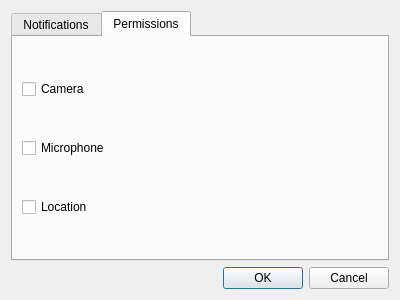
<?xml version="1.0" encoding="UTF-8"?>
<ui version="4.0">
 <class>PreferencesDialog</class>
 <widget class="QDialog" name="PreferencesDialog">
  <property name="geometry">
   <rect>
    <x>0</x>
    <y>0</y>
    <width>400</width>
    <height>300</height>
   </rect>
  </property>
  <property name="windowTitle">
   <string>Preferences</string>
  </property>
  <property name="modal">
   <bool>true</bool>
  </property>
  <layout class="QGridLayout" name="gridLayout">
   <item row="0" column="0">
    <widget class="QTabWidget" name="tabWidget">
     <property name="currentIndex">
      <number>1</number>
     </property>
     <widget class="QWidget" name="tab">
      <attribute name="title">
       <string>Notifications</string>
      </attribute>
      <layout class="QGridLayout" name="gridLayout_2">
       <item row="0" column="0">
        <widget class="QRadioButton" name="radioButton">
         <property name="text">
          <string>Native Notifications</string>
         </property>
         <attribute name="buttonGroup">
          <string notr="true">notificationButtonGroup</string>
         </attribute>
        </widget>
       </item>
       <item row="1" column="0">
        <widget class="QRadioButton" name="radioButton_2">
         <property name="text">
          <string>Tray Notifications</string>
         </property>
         <attribute name="buttonGroup">
          <string notr="true">notificationButtonGroup</string>
         </attribute>
        </widget>
       </item>
       <item row="2" column="0">
        <widget class="QRadioButton" name="radioButton_3">
         <property name="text">
          <string>Disable Notifications</string>
         </property>
         <attribute name="buttonGroup">
          <string notr="true">notificationButtonGroup</string>
         </attribute>
        </widget>
       </item>
      </layout>
     </widget>
     <widget class="QWidget" name="tab_2">
      <attribute name="title">
       <string>Permissions</string>
      </attribute>
      <layout class="QGridLayout" name="gridLayout_3">
       <item row="0" column="0">
        <widget class="QCheckBox" name="cameraCheckBox">
         <property name="text">
          <string>Camera</string>
         </property>
        </widget>
       </item>
       <item row="1" column="0">
        <widget class="QCheckBox" name="micCheckBox">
         <property name="text">
          <string>Microphone</string>
         </property>
        </widget>
       </item>
       <item row="2" column="0">
        <widget class="QCheckBox" name="locationCheckBox">
         <property name="text">
          <string>Location</string>
         </property>
        </widget>
       </item>
      </layout>
     </widget>
    </widget>
   </item>
   <item row="1" column="0">
    <widget class="QDialogButtonBox" name="buttonBox">
     <property name="orientation">
      <enum>Qt::Horizontal</enum>
     </property>
     <property name="standardButtons">
      <set>QDialogButtonBox::Cancel|QDialogButtonBox::Ok</set>
     </property>
    </widget>
   </item>
  </layout>
 </widget>
 <resources/>
 <connections>
  <connection>
   <sender>buttonBox</sender>
   <signal>accepted()</signal>
   <receiver>PreferencesDialog</receiver>
   <slot>accept()</slot>
   <hints>
    <hint type="sourcelabel">
     <x>248</x>
     <y>254</y>
    </hint>
    <hint type="destinationlabel">
     <x>157</x>
     <y>274</y>
    </hint>
   </hints>
  </connection>
  <connection>
   <sender>buttonBox</sender>
   <signal>rejected()</signal>
   <receiver>PreferencesDialog</receiver>
   <slot>reject()</slot>
   <hints>
    <hint type="sourcelabel">
     <x>316</x>
     <y>260</y>
    </hint>
    <hint type="destinationlabel">
     <x>286</x>
     <y>274</y>
    </hint>
   </hints>
  </connection>
 </connections>
 <buttongroups>
  <buttongroup name="notificationButtonGroup"/>
 </buttongroups>
</ui>
